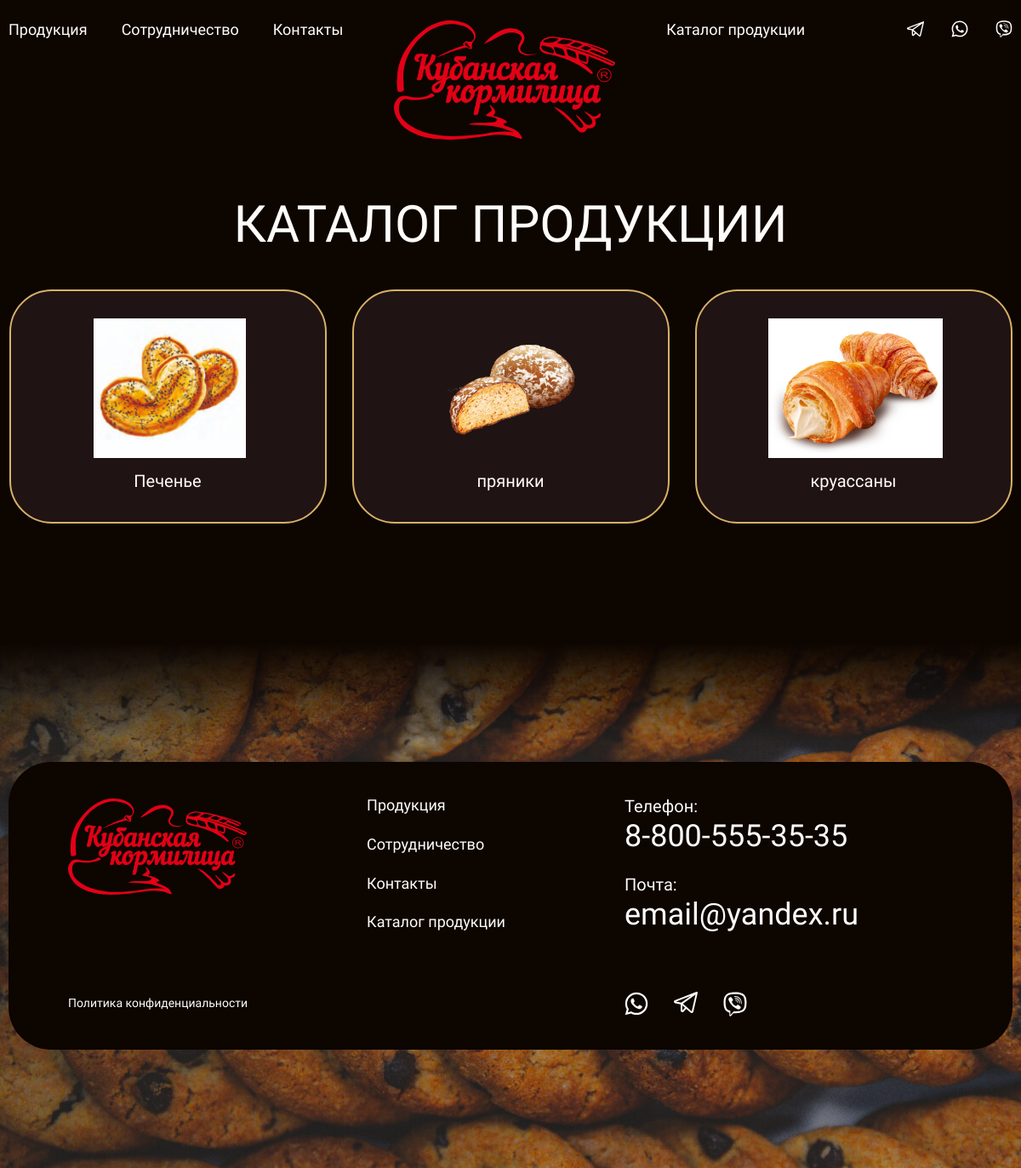
Page /catalog/ on the committed database.
### pages/models.py (models this page shows, shortened)
class Category(models.Model):
    title = models.CharField(max_length=100, verbose_name='Название категории')
    slug = models.SlugField(
        unique=True,
        help_text='Ввести краткое название на латиннице, которое будет добавляться к основному url для адреса категории')
    photo = models.ImageField(
        verbose_name='Изображение',
        blank=True,
        upload_to='category_images')
    def __str__(self):
        return self.title
    class Meta:
        verbose_name = 'Категория продукции'
        verbose_name_plural = 'Категории продукции'

### pages/views.py (the view)
# urls.py: path('catalog/', katalog, name='katalog'),
def katalog(request):
    category = Category.objects.all()
    page_obj = paginate_products(request, category)
    context = {'page_obj':page_obj,}
    return render(request, 'pages/katalog.html',context)

### pages/utils.py (called while the page is built)
def paginate_products(request,products):
    paginator = Paginator(products, 12)
    page_number = request.GET.get('page')
    return paginator.get_page(page_number)

### pages/templates/pages/katalog.html (shortened to what this page needs)
{% extends "base.html" %}
{% load static %}
{% block content %}
<main class="content">
  <section class="catalog">
    <h1 class="section__title">каталог продукции</h1>
    <ul class="table">
      {% for i in page_obj%}
      <li class="table__item-container">
        <a class="table__link" href="{% url 'category' i.slug %}">
          <div class="table__item">
            <img class="table__image" alt="" src="{{i.photo.url}}">
            <p class="table__text">{{i}}</p>
          </div>
        </a>
      </li>
      {% endfor %}
    </ul>
  </section>
</main>
{% endblock content %}

### static/blocks/root/root.css (style rules this page uses)
.root { font-family: Alice, serif; -webkit-font-smoothing: antialiased; -moz-osx-font-smoothing: grayscale; text-rendering: optimizeLegibility; background-color: #0C0500; overflow-x: hidden; position: relative; }

### static/blocks/content/content.css (style rules this page uses)
.content { max-width: 1440px; min-width: 320px; margin: 0 auto; display: grid; row-gap: 140px; }

### static/blocks/category/category.css (style rules this page uses)
.section__title { font-family: 'Forum', serif; margin: 60px 0 40px; font-weight: 400; font-size: 60px; line-height: 120%; text-align: center; text-transform: uppercase; color: #FFFCF9; }
.table { padding: 0; margin: 0; width: 100%; list-style: none; display: flex; flex-wrap: wrap; gap: 40px 30px; justify-content: center; }
.table__item { width: 373px; background-color: #201313; border: 2px solid #D8B067; border-radius: 50px; padding: 32px 51px; box-sizing: border-box; transition: all .4s ease-in-out; flex-grow: 1; }
.table__item-container { display: flex; }
.table__link { text-decoration: none; margin: 0; padding: 0; display: flex; -webkit-tap-highlight-color: rgba(0, 0, 0, 0); }
.table__text { font-weight: 400; font-size: 20px; line-height: 1.035; text-align: center; color: #FFFCF9; margin: 12px 0 6px; }
.table__image { width: 272px; height: 164px; object-fit: contain; object-position: center; }

### rows in the picture
Category: photo (picture), title "Печенье"
Category: photo (picture), title "пряники"
Category: photo (picture), title "круассаны"
